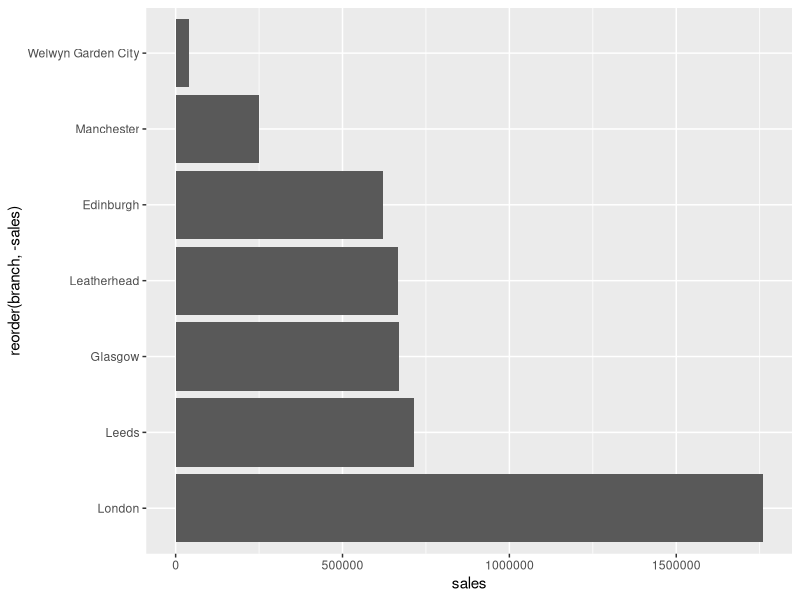
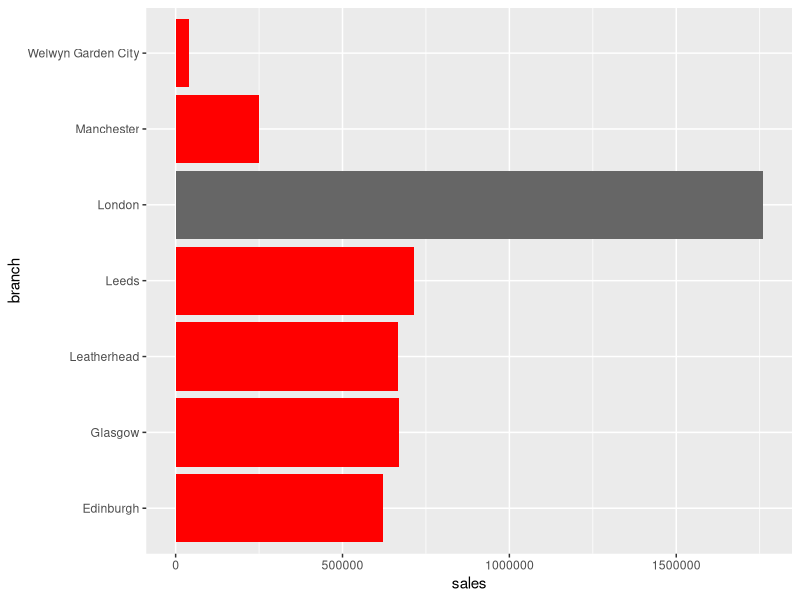
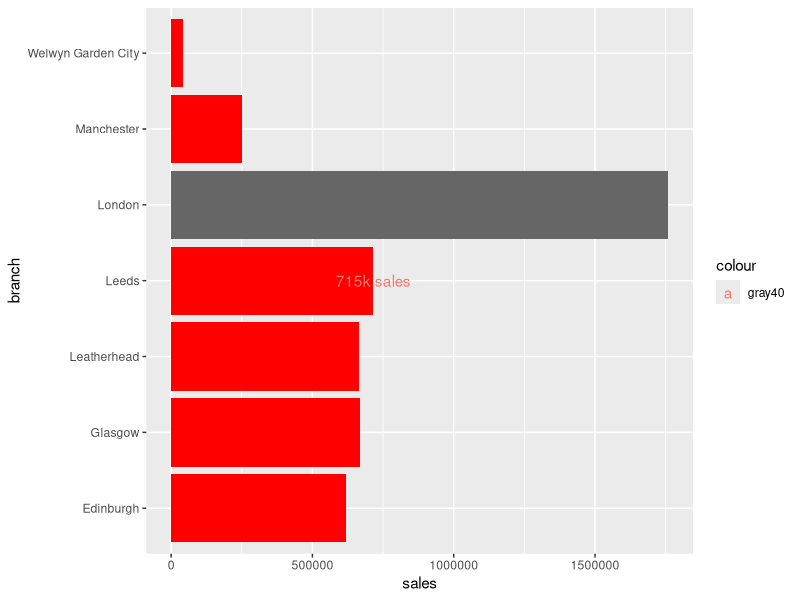
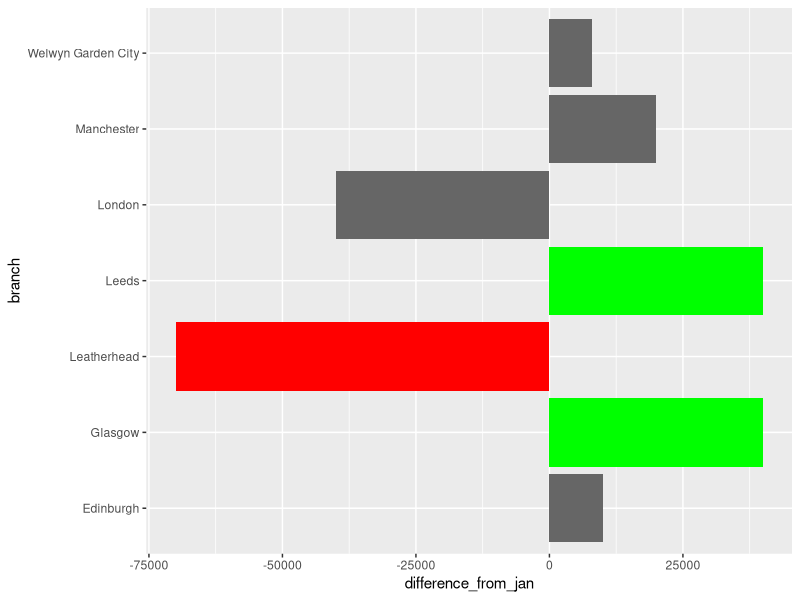
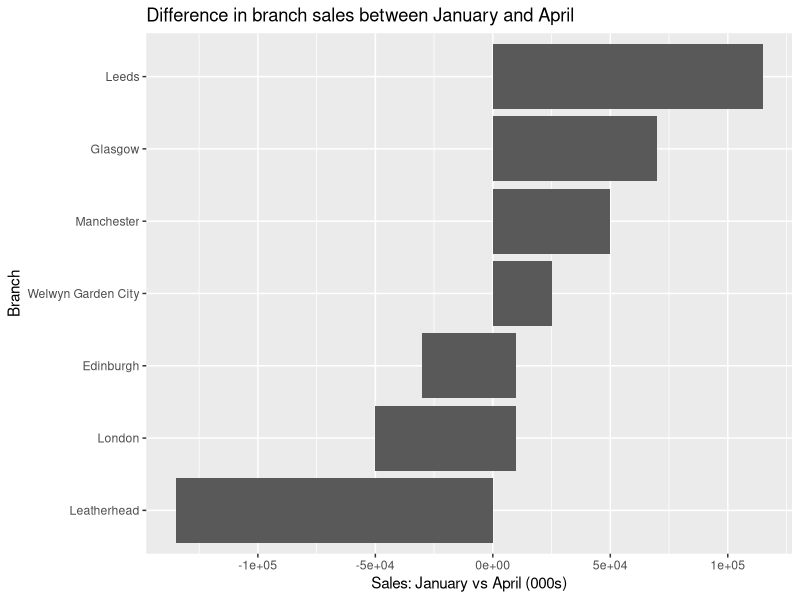
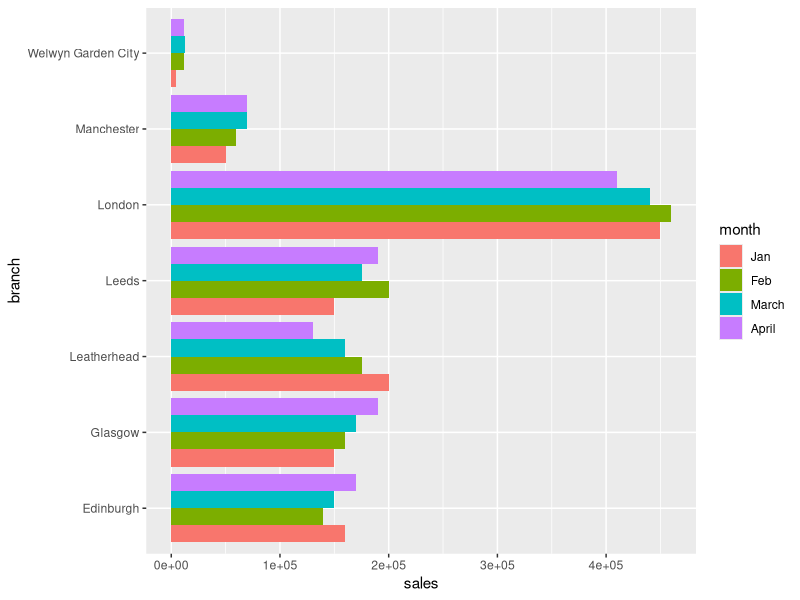
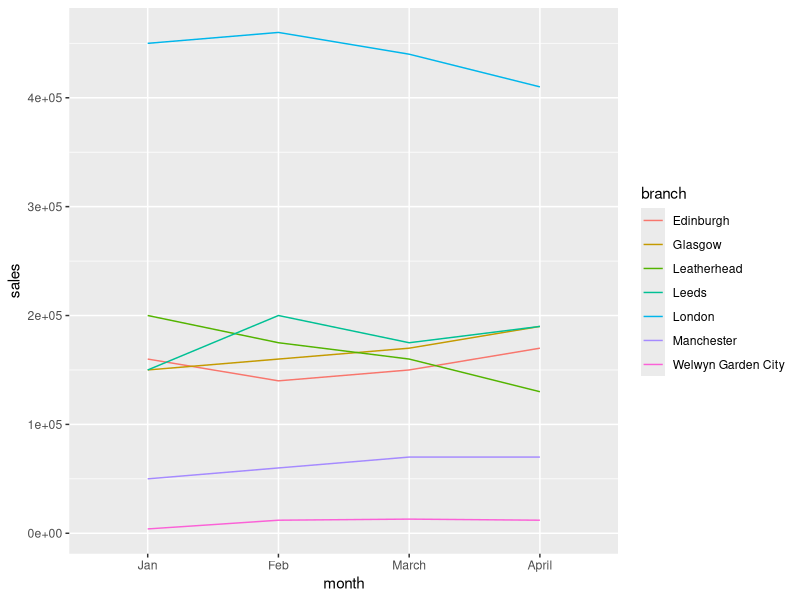
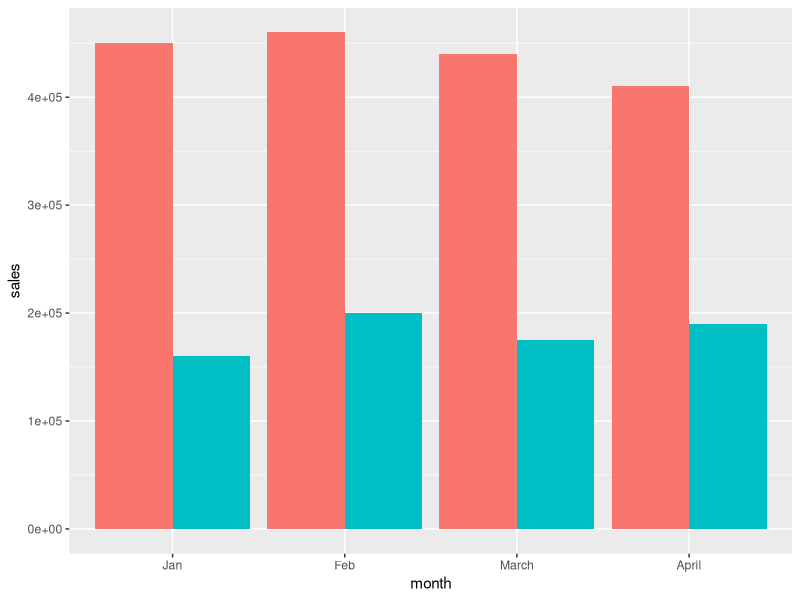

Source code (R) for these figures, in order:
## ---- chunk 1
library(tidyverse)
## ---- chunk 2
total_sales <- read_csv("data/total_sales.csv")
## ---- chunk 3
total_sales %>% 
  ggplot() +
  aes(x = reorder(branch, -sales), y = sales) +
  geom_col() +
  coord_flip()
## ---- chunk 4
total_sales %>% 
  ggplot() + 
  aes(x = branch, y = sales, fill = sales == max(sales)) +
  geom_col(show.legend = FALSE) +
  scale_fill_manual(values = c("red", "gray40")) +
  coord_flip()
## ---- chunk 5
total_sales %>% 
  mutate(label_text = ifelse(branch == "Leeds", "715k sales", NA)) %>% 
  ggplot() + 
  aes(x = branch, y = sales, fill = sales == max(sales)) +
  geom_col(show.legend = FALSE) +
  scale_fill_manual(values = c("red", "gray40")) +
  coord_flip() +
  geom_text(aes(label = label_text, colour = "gray40"))

## ---- chunk 6
monthly_sales <- read_csv("data/monthly_sales.csv") %>%
  mutate(month = factor(month, levels = c("Jan", "Feb", "March", "April"))) 

head(monthly_sales)
## ---- chunk 7
monthly_sales %>% 
  filter(month == "April") %>% 
  ggplot() +
  aes(x = branch,
      y = difference_from_jan,
      fill = case_when(
        difference_from_jan == max(difference_from_jan) ~ "green",
        difference_from_jan == min(difference_from_jan) ~ "red",
        TRUE ~ "gray40"
        )) +
  geom_col(show.legend = FALSE) +
  scale_fill_identity() +
  coord_flip()
## ---- chunk 8
ggplot(monthly_sales) +
  aes(x = reorder(branch, difference_from_jan), y = difference_from_jan) +
  geom_col() +
  coord_flip() +
  # scale_colour_gradient(low = "gray0", high = "gray100") +
  labs(
    title = "Difference in branch sales between January and April",
    y = "Sales: January vs April (000s)",
    x = "Branch"
  )
## ---- chunk 9
ggplot(monthly_sales) +
  aes(x = branch, y = sales, fill = month) +
  geom_col(position = "dodge") +
  coord_flip()

ggplot(monthly_sales) +
  aes(x = month, y = sales, group = branch, colour = branch) +
  geom_line() 
## ---- chunk 10
monthly_sales %>% 
  mutate(northern = ifelse(
    branch %in% c("Edinburgh", "Leeds", "Glasgow", "Manchester"), TRUE, FALSE)
    ) %>%
  ggplot() +
  aes(x = month,
      y = sales,
      group = northern,
      fill = northern) +
  geom_col(show.legend = FALSE, position = "dodge")
## ---- chunk 11
monthly_sales %>% 
  filter(month == "April") %>% 
  ggplot() +
  aes(x = branch,
      y = difference_from_jan,
      fill = ifelse(difference_from_jan == max(difference_from_jan), "1", "2")) +
  geom_col(show.legend = FALSE) +
  scale_fill_manual(values = c("gray40", "green", "red")) +
  coord_flip()
